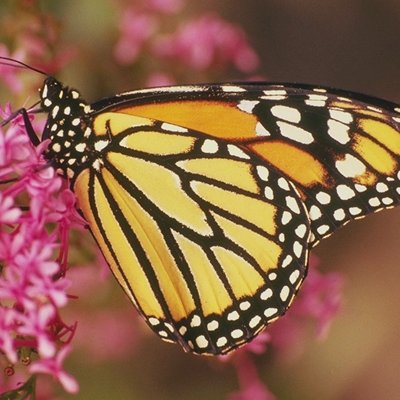
#> input picture img/Fig0301.png, 400 x 400 px
$ python 009_image_threshold.py
#> lines starting #> are read from the running program, lines starting #| are printed output that depends on the picture
import cv2 as cv
import numpy as np
from matplotlib import pyplot as plt

# 图像的阈值处理

# [112 lines left out: functions ImageFixedThreshold, ImageGlobalThreshold, ImageOTSU, not called in this run]


def ImageAdaptiveThreshold(filepath1):
#> called with filepath1 = 'img/Fig0301.png'
    img = cv.imread(filepath1, flags=0)
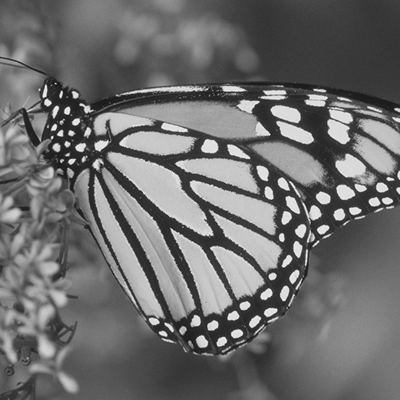
#> img: shape (400, 400); min 17, max 244, mean 108.4

    # 自适应局部阈值处理
    binaryMean = cv.adaptiveThreshold(img, 255, cv.ADAPTIVE_THRESH_MEAN_C, cv.THRESH_BINARY, 3, 3)
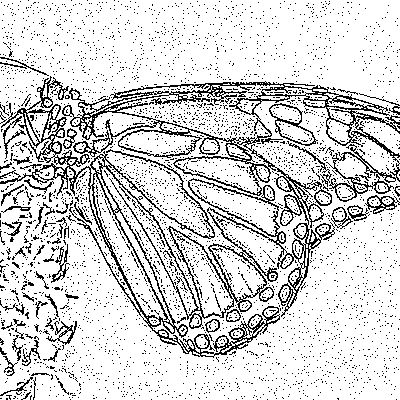
#> binaryMean: shape (400, 400); 83.4% white; black in thin lines or dots

    binaryGauss = cv.adaptiveThreshold(img, 255, cv.ADAPTIVE_THRESH_GAUSSIAN_C, cv.THRESH_BINARY, 5, 3)
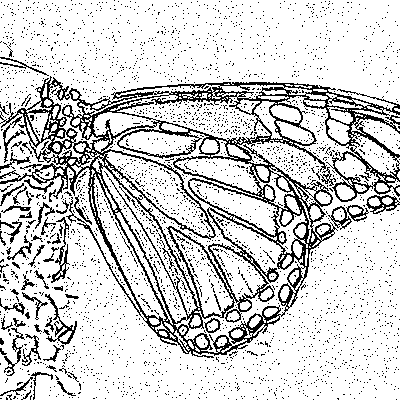
#> binaryGauss: shape (400, 400); 81.9% white; black in thin lines or dots

    # 参考方法 ： 自适应局部阈值处理
    ratio = 0.03
    imgBlur = cv.boxFilter(img, -1, (3, 3))  # 盒式滤波器， 均值平滑
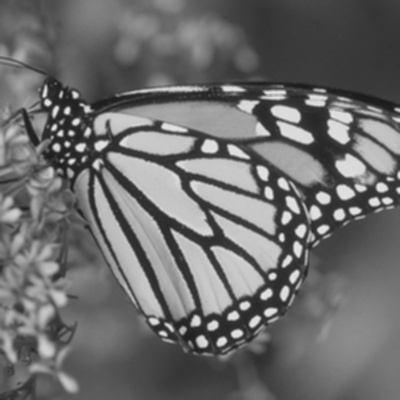
#> imgBlur: shape (400, 400); min 28, max 231, mean 108.4
    localThresh = img - (1.0 - ratio) * imgBlur
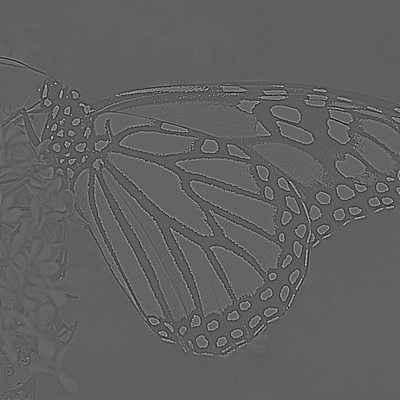
#> localThresh: shape (400, 400) float64; min -71.68, max 124.7, mean 3.3; drawn with min black and max white
    binaryBox = np.ones_like(img) * 255      # 创建与img相同形状的白色图像
    binaryBox[localThresh < 0] = 0

    plt.figure(figsize=(9,3))
    plt.subplot(131),plt.axis('off'),plt.title("1. adaptive mean"),plt.imshow(binaryMean, cmap='gray')
    plt.subplot(132),plt.axis('off'),plt.title("2. adaptive Gauss"),plt.imshow(binaryGauss, cmap='gray')
    plt.subplot(133),plt.axis('off'),plt.title("3. adaptive local thresh"),plt.imshow(binaryBox, cmap='gray')
    plt.tight_layout()
    plt.show()
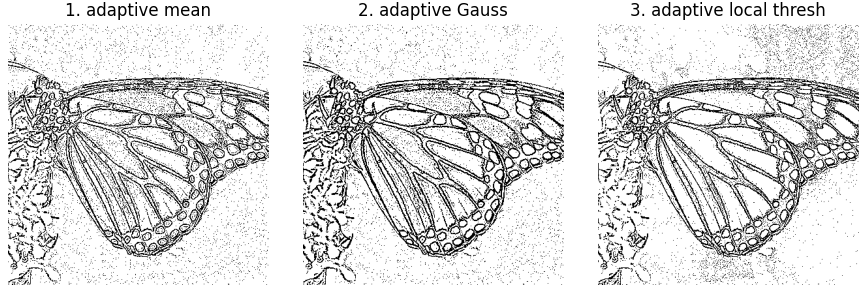
#> figure drawn by matplotlib, 3 panels


if __name__ == "__main__" :
    filepath1 = r"img/Lena.tif"
    filepath2 = r"img/Fig0301.png"

    # 固定阈值法
    # ImageFixedThreshold(filepath1)

    # 全局阈值法
    # ImageGlobalThreshold(filepath2)

    # 阈值处理之OTSU
    # ImageOTSU(filepath2)

    # 自适应阈值处理
    ImageAdaptiveThreshold(filepath2)

$ run again, with img/FVid1.png copied over img/Fig0301.png
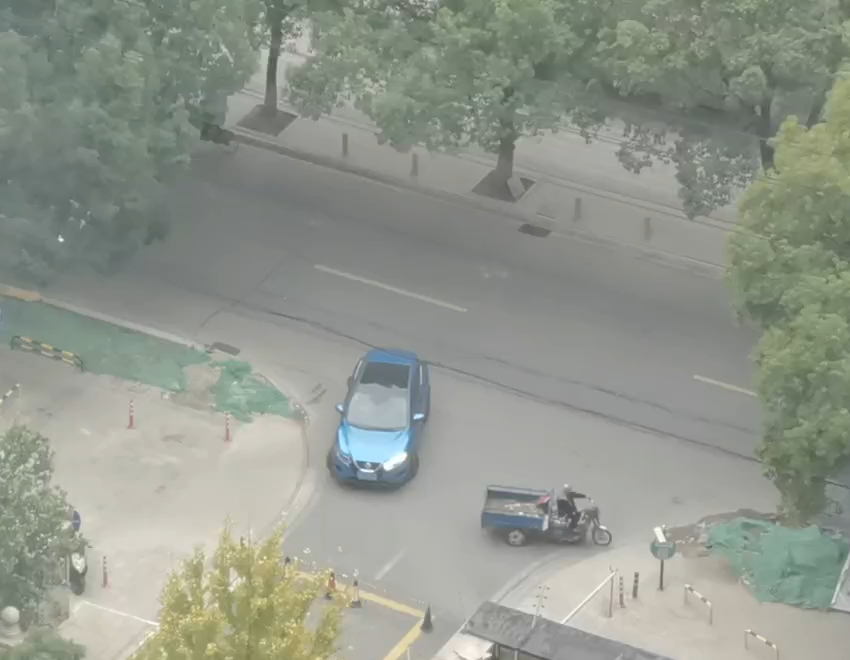
#> input picture img/FVid1.png, 850 x 660 px
#> in ImageAdaptiveThreshold, `binaryMean = cv.adaptiveThreshold(img, 255, cv.ADAPTIVE_THRESH_MEAN_C,..`:
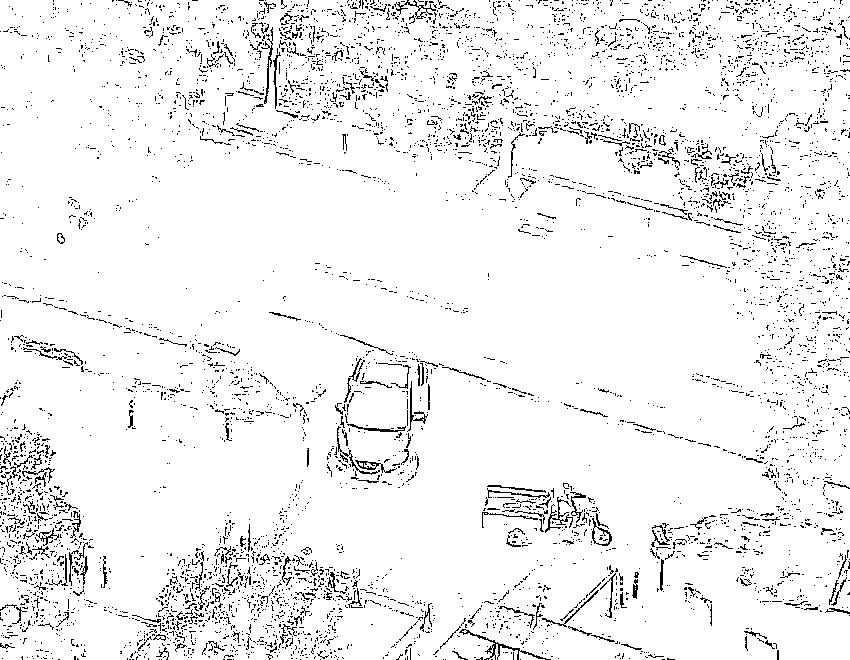
#> binaryMean: shape (660, 850); 94.4% white; black in thin lines or dots
#> binaryGauss: shape (660, 850); 93.2% white; black in thin lines or dots
#> in ImageAdaptiveThreshold, `plt.show()`:
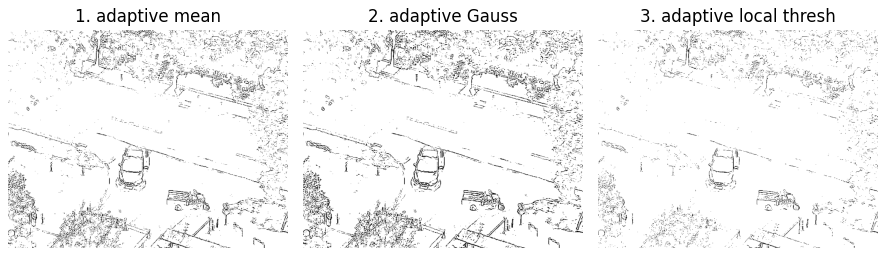
#> figure drawn by matplotlib, 3 panels

$ run again, with img/FVid2.png copied over img/Fig0301.png
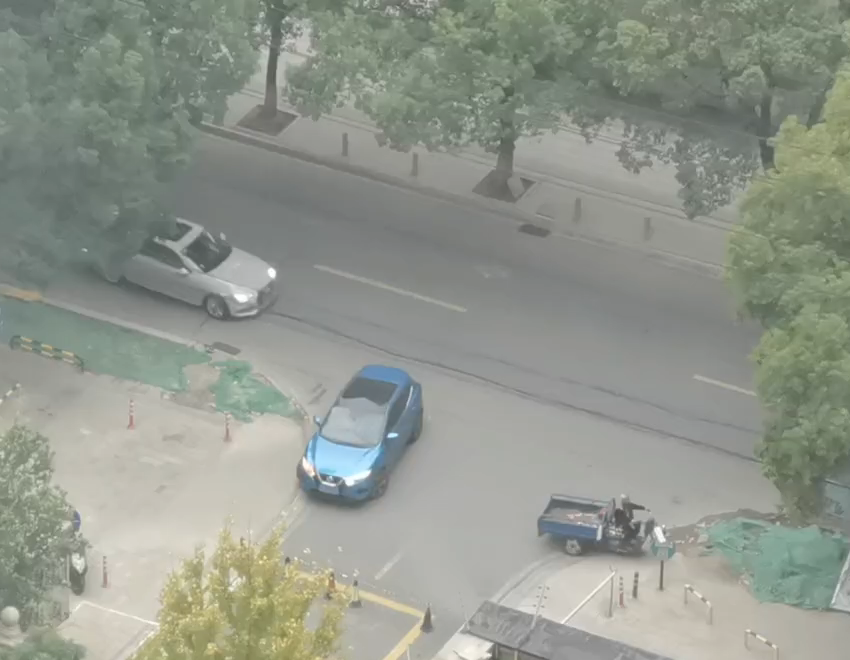
#> input picture img/FVid2.png, 850 x 660 px
#> in ImageAdaptiveThreshold, `binaryMean = cv.adaptiveThreshold(img, 255, cv.ADAPTIVE_THRESH_MEAN_C,..`:
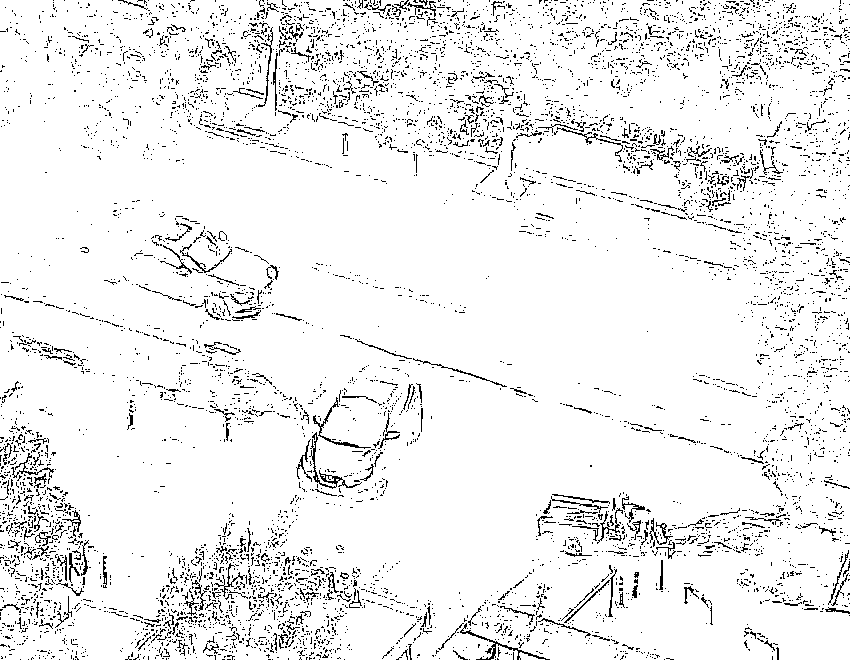
#> binaryMean: shape (660, 850); 93.6% white; black in thin lines or dots
#> binaryGauss: shape (660, 850); 92.2% white; black in thin lines or dots
#> in ImageAdaptiveThreshold, `plt.show()`:
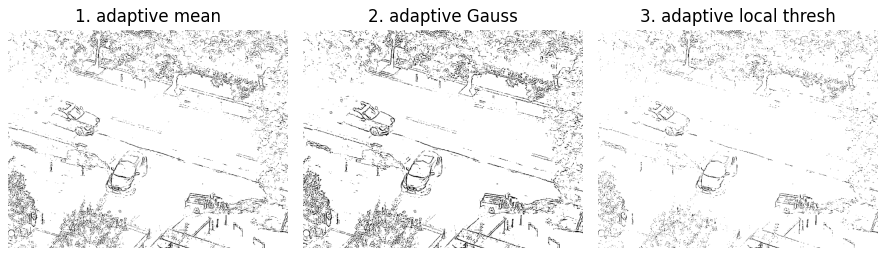
#> figure drawn by matplotlib, 3 panels

$ run again, with img/FVid3.png copied over img/Fig0301.png
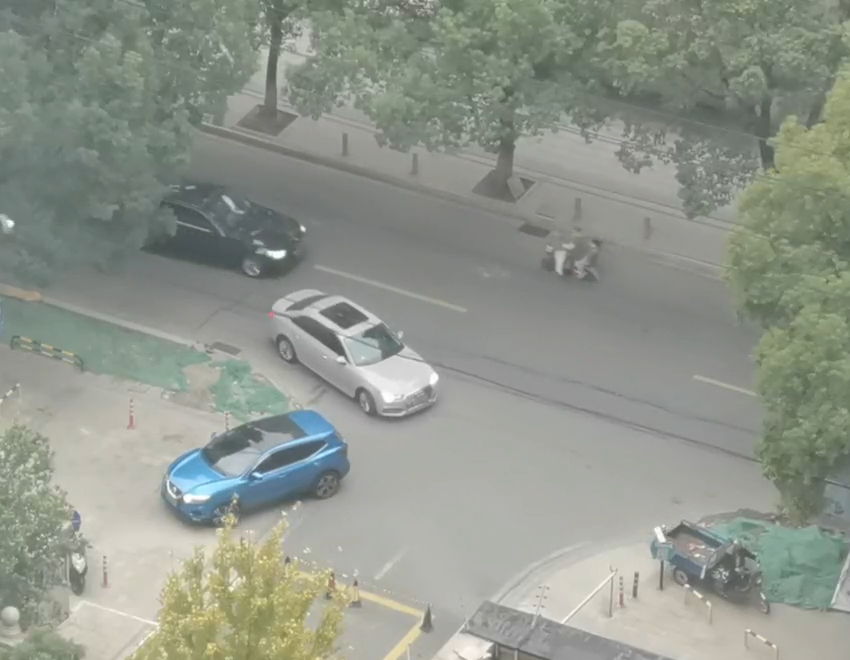
#> input picture img/FVid3.png, 850 x 660 px
#> in ImageAdaptiveThreshold, `binaryMean = cv.adaptiveThreshold(img, 255, cv.ADAPTIVE_THRESH_MEAN_C,..`:
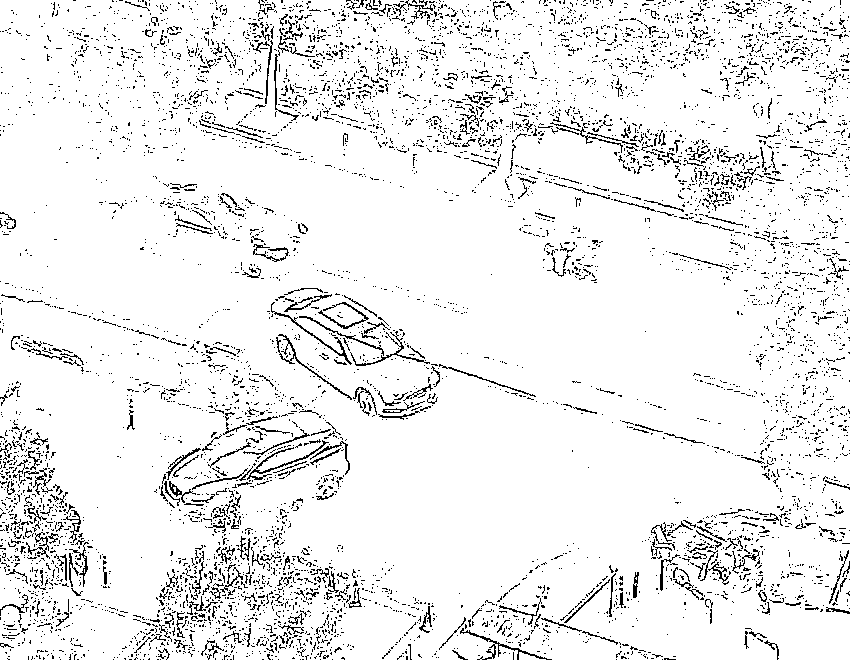
#> binaryMean: shape (660, 850); 93% white; black in thin lines or dots
#> binaryGauss: shape (660, 850); 91.4% white; black in thin lines or dots
#> in ImageAdaptiveThreshold, `plt.show()`:
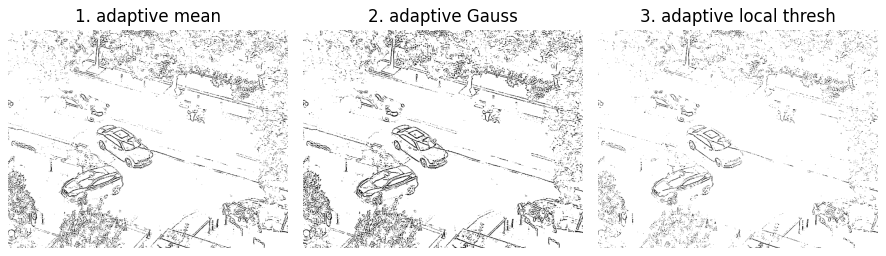
#> figure drawn by matplotlib, 3 panels
